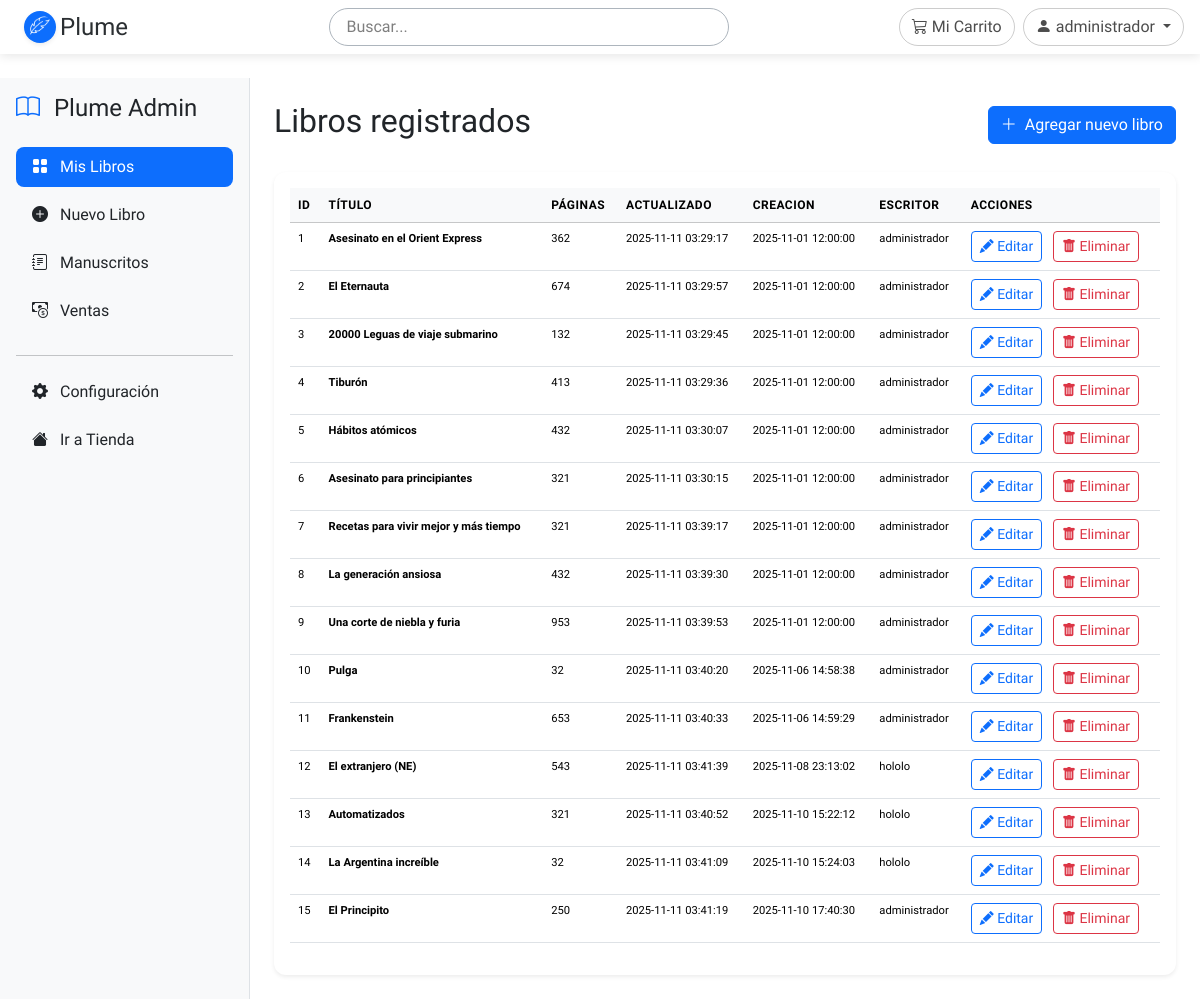
The page /admin (signed in) on the database its author committed.
### app/models/models.py (models this page shows)
class User(UserMixin, database.Model):
    __tablename__ = 'users'
    id = database.Column(database.Integer, primary_key=True)
    name = database.Column(database.String(100), nullable=False)
    password_hash = database.Column(database.String(255), nullable=False)
    email = database.Column(database.String(50), nullable=False, unique=True)
    type = database.Column(database.String(50), nullable=False) # writer, editor
    created_at = database.Column(database.DateTime, default=database.func.now())

class Book(database.Model):
    __tablename__ = 'books'
    id = database.Column(database.Integer, primary_key=True)
    title = database.Column(database.String(100), nullable=False, default='Libro')
    description = database.Column(database.Text, nullable=True)
    genre = database.Column(database.String(20), nullable=False)
    pages = database.Column(database.Integer, nullable=True)
    price = database.Column(database.Float, default=15000.0)
    status = database.Column(database.String(50), default='draft')  # draft, in_review, approved, published
    cover_url = database.Column(database.String(200), nullable=True)
    author_id = database.Column(database.Integer, database.ForeignKey('users.id'))
    author = database.relationship('User', backref='books')
    publish_date = database.Column(database.DateTime, default=database.func.now())
    last_update = database.Column(database.DateTime, default=database.func.now(), onupdate=database.func.now())

### app/blueprints/admin/routes.py (the view)
@admin.route("/admin")
@login_required
def dashboard():
    books = Book.query.all()
    return render_template("admin/dashboard.html", books = books)

### app/templates/admin/dashboard.html (shortened to what this page needs)
{% extends "base.html" %}
{% block content %}
<div class="d-flex">
    {% include 'components/admin_panel.html' %}
    <div class="flex-grow-1 p-4">
        <div class="d-flex justify-content-between align-items-center mb-4">
            <h2>Libros registrados</h2>
            <a href="{{ url_for('admin.create') }}" class="btn btn-primary">
                <i class="bi bi-plus-lg me-1"></i>
                Agregar nuevo libro
            </a>
        </div>
        <div class="card shadow-sm">
            <div class="card-body">
                <table class="table table-hover">
                    <thead class="table-light">
                        <tr>
                            <th>ID</th>
                            <th>Título</th>
                            <th>Páginas</th>
                            <th>Actualizado</th>
                            <th>Creacion</th>
                            <th>Escritor</th>
                            <th>Acciones</th>
                        </tr>
                    </thead>
                    <tbody>
                        {% if books %}
                            {% for b in books %}
                            <tr>
                                <td>{{ b.id }}</td>
                                <td><strong>{{ b.title }}</strong></td>
                                <td>{{ b.pages }}</td>
                                <td>{{ b.last_update }}</td>
                                <td>{{ b.publish_date }}</td>
                                <td>{{ b.author.name }}</td>
                                <td>
                                    <a href="{{ url_for('admin.edit', id=b.id) }}" class="btn btn-sm btn-outline-primary me-2">
                                        <i class="bi bi-pencil-fill"></i>
                                        Editar
                                    </a>
                                    <form action="{{ url_for('admin.delete', id=b.id) }}" method="POST" style="display: inline;">
                                        <button type="submit" class="btn btn-sm btn-outline-danger" onclick="return confirm('¿Eliminar este libro?')">
                                            <i class="bi bi-trash-fill"></i>
                                            Eliminar
                                        </button>
                                    </form>
                                </td>
                            </tr>
                            {% endfor %}
                        {% endif %}
                    </tbody>
                </table>
            </div>
        </div>
    </div>
</div>
{% endblock %}

### app/templates/components/header.html (shortened to what this page needs)
<header id="mainHeader" class="position-relative py-2 mb-1 px-3 bg-transparent" style="z-index: 9999;">
    <div class="d-flex align-items-center justify-content-between">
        <a href="/" class="d-flex align-items-center px-2 text-decoration-none rounded-pill">
            <div class="me-1">
                {% include 'components/plumeIcon.html' %}
            </div>
            <span class="fs-4 text-secondary-emphasis">Plume</span>
        </a>
        <div class="d-none d-lg-flex align-items-center flex-grow-1 justify-content-between ms-4">
            <form class="d-flex mx-auto flex-grow-1 justify-content-center" role="search"
                  action="" method="get" style="max-width: 400px;">
                <input class="form-control rounded-pill border border-dark-subtle bg-transparent px-3"
                       type="search"
                       placeholder="Buscar..."
                       aria-label="Search"
                       name="q">
            </form>
            <div class="d-flex align-items-center gap-2">
                {% if current_user.is_authenticated %}
                <a href="{{ url_for('shop.cart') }}" class="btn btn-outline-secondary rounded-pill">
                    <i class="bi bi-cart3"></i>
                    <span>Mi Carrito</span>
                </a>
                {% endif %}
                {% if current_user.is_authenticated %}
                <div class="dropdown">
                    <button class="btn btn-outline-secondary rounded-pill dropdown-toggle" type="button" id="userDropdown" data-bs-toggle="dropdown">
                        <i class="bi bi-person-fill"></i>
                        {{ current_user.name }}
                    </button>
                </div>
                {% else %}
                <a href="{{ url_for('auth.login') }}" class="btn btn-outline-secondary rounded-pill">
                    Iniciar Sesión
                </a>
                {% endif %}
            </div>
        </div>
    </div>
</header>

### app/static/css/custom.css (style rules this page uses)
:root { --bs-body-font-family: 'Lexend', sans-serif; }
body { font-family: 'Lexend', sans-serif !important; background: transparent !important; }
h1,h2,h3,h4,h5,h6, .display-1,.display-2,.display-3,.display-4 { font-family: 'Lexend', sans-serif !important; }

### app/templates/components/header.html (style rules this page uses)
#mainHeader { top: 0; z-index: 1000; box-shadow: 0 2px 10px rgba(0, 0, 0, 0.1); transition: background-color 0.3s ease, box-shadow 0.3s ease; }
.form-control::placeholder { color: rgba(0, 0, 0, 0.5); }
.btn-outline-secondary { border-color: rgba(0, 0, 0, 0.2); color: rgba(0, 0, 0, 0.7); transition: all 0.3s ease; }

### app/templates/admin/dashboard.html (style rules this page uses)
.card { border: none; border-radius: 12px; }
.table th { font-weight: 600; text-transform: uppercase; font-size: 0.75rem; letter-spacing: 0.5px; }
.table tr { font-size: 0.7rem; }

### rows shown on the page
User: name "administrador"
Book: id "1", title "Asesinato en el Orient Express", pages "362", last_update "2025-11-11 03:29:17", publish_date "2025-11-01 12:00:00", author.name "administrador"
Book: id "2", title "El Eternauta", pages "674", last_update "2025-11-11 03:29:57", publish_date "2025-11-01 12:00:00", author.name "administrador"
Book: id "3", title "20000 Leguas de viaje submarino", pages "132", last_update "2025-11-11 03:29:45", publish_date "2025-11-01 12:00:00", author.name "administrador"
Book: id "4", title "Tiburón", pages "413", last_update "2025-11-11 03:29:36", publish_date "2025-11-01 12:00:00", author.name "administrador"
Book: id "5", title "Hábitos atómicos", pages "432", last_update "2025-11-11 03:30:07", publish_date "2025-11-01 12:00:00", author.name "administrador"
Book: id "6", title "Asesinato para principiantes", pages "321", last_update "2025-11-11 03:30:15", publish_date "2025-11-01 12:00:00", author.name "administrador"
Book: id "7", title "Recetas para vivir mejor y más tiempo", pages "321", last_update "2025-11-11 03:39:17", publish_date "2025-11-01 12:00:00", author.name "administrador"
Book: id "8", title "La generación ansiosa", pages "432", last_update "2025-11-11 03:39:30", publish_date "2025-11-01 12:00:00", author.name "administrador"
Book: id "9", title "Una corte de niebla y furia", pages "953", last_update "2025-11-11 03:39:53", publish_date "2025-11-01 12:00:00", author.name "administrador"
Book: id "10", title "Pulga", pages "32", last_update "2025-11-11 03:40:20", publish_date "2025-11-06 14:58:38", author.name "administrador"
Book: id "11", title "Frankenstein", pages "653", last_update "2025-11-11 03:40:33", publish_date "2025-11-06 14:59:29", author.name "administrador"
Book: id "12", title "El extranjero (NE)", pages "543", last_update "2025-11-11 03:41:39", publish_date "2025-11-08 23:13:02", author.name "hololo"
Book: id "13", title "Automatizados", pages "321", last_update "2025-11-11 03:40:52", publish_date "2025-11-10 15:22:12", author.name "hololo"
Book: id "14", title "La Argentina increíble", pages "32", last_update "2025-11-11 03:41:09", publish_date "2025-11-10 15:24:03", author.name "hololo"
Book: id "15", title "El Principito", pages "250", last_update "2025-11-11 03:41:19", publish_date "2025-11-10 17:40:30", author.name "administrador"
